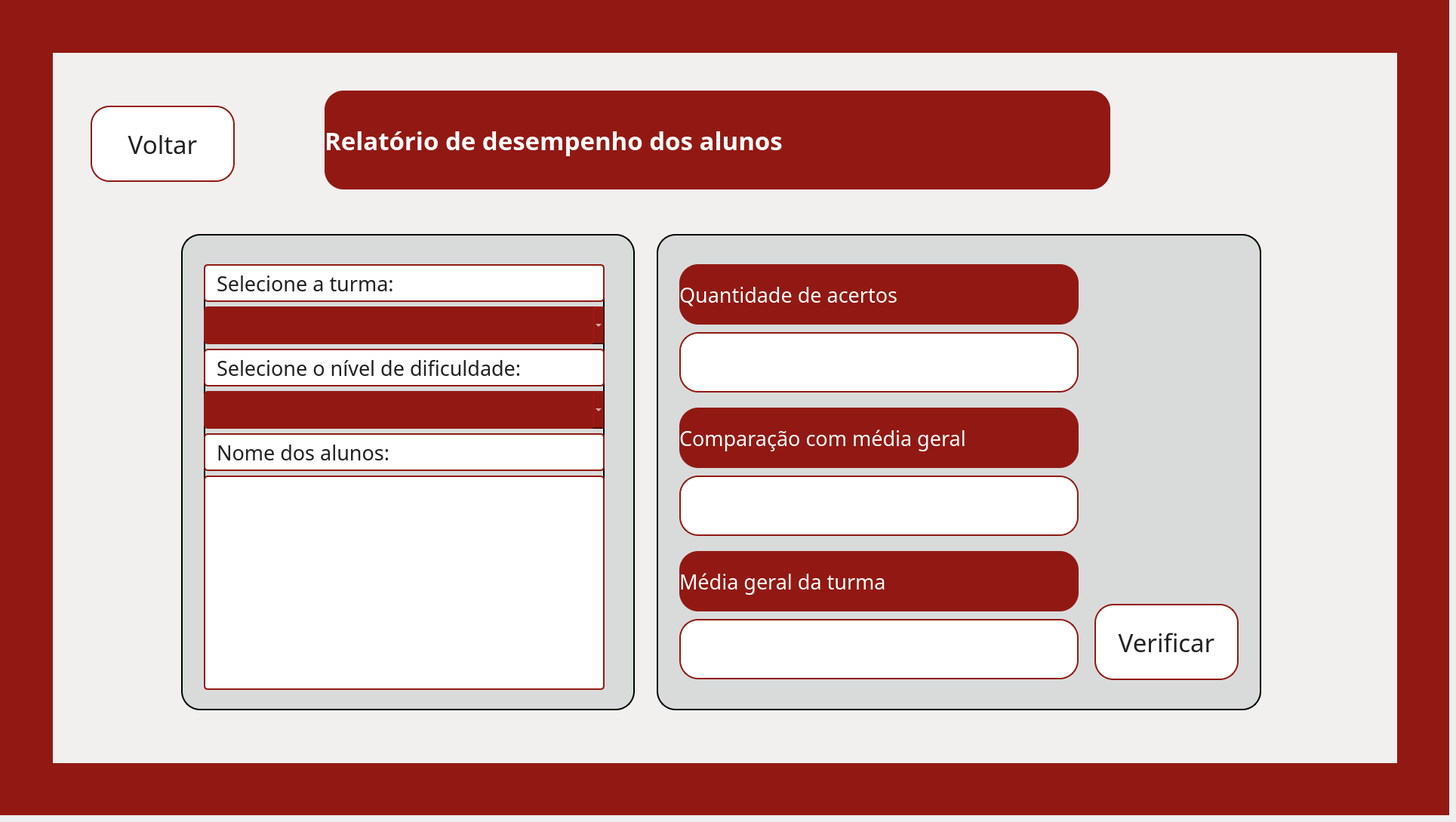
    <widget class="QWidget" name="pg_relatoriogeral">
     <widget class="QWidget" name="fundo_relatorio" native="true">
      <property name="geometry">
       <rect>
        <x>0</x>
        <y>0</y>
        <width>1920</width>
        <height>1080</height>
       </rect>
      </property>
      <property name="styleSheet">
       <string notr="true">background-color: #921913;</string>
      </property>
      <widget class="QWidget" name="container_relatorio" native="true">
       <property name="geometry">
        <rect>
         <x>70</x>
         <y>70</y>
         <width>1781</width>
         <height>941</height>
        </rect>
       </property>
       <property name="styleSheet">
        <string notr="true">background-color: #F2F0EF;
</string>
       </property>
       <widget class="QLabel" name="lbl_titulo_relatorio">
        <property name="geometry">
         <rect>
          <x>360</x>
          <y>50</y>
          <width>1041</width>
          <height>131</height>
         </rect>
        </property>
        <property name="font">
         <font>
          <family>Arbutus Slab</family>
          <pointsize>25</pointsize>
          <weight>75</weight>
          <bold>true</bold>
         </font>
        </property>
        <property name="cursor">
         <cursorShape>ArrowCursor</cursorShape>
        </property>
        <property name="styleSheet">
         <string notr="true">background-color: #921913;
color: white;
border: none;
border-radius: 25px</string>
        </property>
        <property name="text">
         <string>Relatório de desempenho dos alunos</string>
        </property>
        <property name="textFormat">
         <enum>Qt::PlainText</enum>
        </property>
        <property name="wordWrap">
         <bool>true</bool>
        </property>
       </widget>
       <widget class="QLabel" name="lbl_col1_relatorio">
        <property name="geometry">
         <rect>
          <x>10</x>
          <y>0</y>
          <width>471</width>
          <height>491</height>
         </rect>
        </property>
        <property name="styleSheet">
         <string notr="true">border: transparent;
background-color: transparent;</string>
        </property>
        <property name="text">
         <string/>
        </property>
        <property name="pixmap">
         <pixmap>../../assets/images/fundoetec.png</pixmap>
        </property>
        <property name="scaledContents">
         <bool>true</bool>
        </property>
       </widget>
       <widget class="QLabel" name="lbl_col2_relatorio">
        <property name="geometry">
         <rect>
          <x>10</x>
          <y>460</y>
          <width>471</width>
          <height>481</height>
         </rect>
        </property>
        <property name="styleSheet">
         <string notr="true">border: transparent;
background-color: transparent;</string>
        </property>
        <property name="text">
         <string/>
        </property>
        <property name="pixmap">
         <pixmap>../../assets/images/fundoetec.png</pixmap>
        </property>
        <property name="scaledContents">
         <bool>true</bool>
        </property>
       </widget>
       <widget class="QLabel" name="lbl_col3_relatorio">
        <property name="geometry">
         <rect>
          <x>470</x>
          <y>450</y>
          <width>471</width>
          <height>481</height>
         </rect>
        </property>
        <property name="styleSheet">
         <string notr="true">border: transparent;
background-color: transparent;</string>
        </property>
        <property name="text">
         <string/>
        </property>
        <property name="pixmap">
         <pixmap>../../assets/images/fundoetec.png</pixmap>
        </property>
        <property name="scaledContents">
         <bool>true</bool>
        </property>
       </widget>
       <widget class="QFrame" name="frame_card1_relatorio">
        <property name="geometry">
         <rect>
          <x>170</x>
          <y>240</y>
          <width>601</width>
          <height>631</height>
         </rect>
        </property>
        <property name="font">
         <font>
          <pointsize>2</pointsize>
         </font>
        </property>
        <property name="styleSheet">
         <string notr="true">border-radius: 25px;
border: 2px solid black;
background-color: #d9dbdb;</string>
        </property>
        <property name="frameShape">
         <enum>QFrame::NoFrame</enum>
        </property>
        <widget class="QWidget" name="verticalLayoutWidget_2">
         <property name="geometry">
          <rect>
           <x>30</x>
           <y>40</y>
           <width>531</width>
           <height>564</height>
          </rect>
         </property>
         <layout class="QVBoxLayout" name="layout_card1_relatorio">
          <item>
           <widget class="QLabel" name="lbl_dado1_relatorio">
            <property name="minimumSize">
             <size>
              <width>0</width>
              <height>50</height>
             </size>
            </property>
            <property name="maximumSize">
             <size>
              <width>16777215</width>
              <height>50</height>
             </size>
            </property>
            <property name="font">
             <font>
              <family>Arbutus Slab</family>
              <pointsize>20</pointsize>
             </font>
            </property>
            <property name="styleSheet">
             <string notr="true">background-color: white;
color: #222222;
border: 2px solid #921913;
border-radius: 5px;
padding: 0 8px</string>
            </property>
            <property name="text">
             <string>Selecione a turma:</string>
            </property>
           </widget>
          </item>
          <item>
           <widget class="QComboBox" name="comboBox_turma2">
            <property name="minimumSize">
             <size>
              <width>200</width>
              <height>50</height>
             </size>
            </property>
            <property name="font">
             <font>
              <family>Arbutus Slab</family>
              <pointsize>20</pointsize>
             </font>
            </property>
            <property name="styleSheet">
             <string notr="true">QComboBox{
    background-color: #921913;
    border: none;
    border-radius: 5px;
    color: white;
}

QComboBox:hover{
    background-color: #62100d;
}</string>
            </property>
            <property name="currentIndex">
             <number>-1</number>
            </property>
           </widget>
          </item>
          <item>
           <widget class="QLabel" name="lbl_dado2_relatorio">
            <property name="minimumSize">
             <size>
              <width>0</width>
              <height>50</height>
             </size>
            </property>
            <property name="maximumSize">
             <size>
              <width>16777215</width>
              <height>50</height>
             </size>
            </property>
            <property name="font">
             <font>
              <family>Arbutus Slab</family>
              <pointsize>20</pointsize>
             </font>
            </property>
            <property name="styleSheet">
             <string notr="true">background-color: white;
color: #222222;
border: 2px solid #921913;
border-radius: 5px;
padding: 0 8px</string>
            </property>
            <property name="text">
             <string>Selecione o nível de dificuldade:</string>
            </property>
           </widget>
          </item>
          <item>
           <widget class="QComboBox" name="comboBox_modo2">
            <property name="minimumSize">
             <size>
              <width>200</width>
              <height>50</height>
             </size>
            </property>
            <property name="font">
             <font>
              <family>Arbutus Slab</family>
              <pointsize>20</pointsize>
             </font>
            </property>
            <property name="styleSheet">
             <string notr="true">QComboBox{
    background-color: #921913;
    border: none;
    border-radius: 5px;
    color: white;
}

QComboBox:hover{
    background-color: #62100d;
}</string>
            </property>
            <property name="currentIndex">
             <number>-1</number>
            </property>
           </widget>
          </item>
          <item>
           <widget class="QLabel" name="lbl_dado3_relatorio">
            <property name="minimumSize">
             <size>
              <width>0</width>
              <height>50</height>
             </size>
            </property>
            <property name="maximumSize">
             <size>
              <width>16777215</width>
              <height>50</height>
             </size>
            </property>
            <property name="font">
             <font>
              <family>Arbutus Slab</family>
              <pointsize>20</pointsize>
             </font>
            </property>
            <property name="styleSheet">
             <string notr="true">background-color: white;
color: #222222;
border: 2px solid #921913;
border-radius: 5px;
padding: 0 8px</string>
            </property>
            <property name="text">
             <string>Nome dos alunos:</string>
            </property>
           </widget>
          </item>
          <item>
           <widget class="QListWidget" name="lista_alunos2">
            <property name="styleSheet">
             <string notr="true">background-color: white;
color: #222222;
border: 2px solid #921913;
border-radius: 5px;
padding: 0 8px</string>
            </property>
           </widget>
          </item>
         </layout>
        </widget>
       </widget>
       <widget class="QLabel" name="lbl_stat1_relatorio">
        <property name="geometry">
         <rect>
          <x>500</x>
          <y>10</y>
          <width>471</width>
          <height>431</height>
         </rect>
        </property>
        <property name="styleSheet">
         <string notr="true">border: transparent;
background-color: transparent;</string>
        </property>
        <property name="text">
         <string/>
        </property>
        <property name="pixmap">
         <pixmap>../../assets/images/fundoetec.png</pixmap>
        </property>
        <property name="scaledContents">
         <bool>true</bool>
        </property>
       </widget>
       <widget class="QLabel" name="lbl_stat2_relatorio">
        <property name="geometry">
         <rect>
          <x>940</x>
          <y>0</y>
          <width>471</width>
          <height>481</height>
         </rect>
        </property>
        <property name="styleSheet">
         <string notr="true">border: transparent;
background-color: transparent;</string>
        </property>
        <property name="text">
         <string/>
        </property>
        <property name="pixmap">
         <pixmap>../../assets/images/fundoetec.png</pixmap>
        </property>
        <property name="scaledContents">
         <bool>true</bool>
        </property>
       </widget>
       <widget class="QLabel" name="lbl_stat3_relatorio">
        <property name="geometry">
         <rect>
          <x>1330</x>
          <y>10</y>
          <width>471</width>
          <height>481</height>
         </rect>
        </property>
        <property name="styleSheet">
         <string notr="true">border: transparent;
background-color: transparent;</string>
        </property>
        <property name="text">
         <string/>
        </property>
        <property name="pixmap">
         <pixmap>../../assets/images/fundoetec.png</pixmap>
        </property>
        <property name="scaledContents">
         <bool>true</bool>
        </property>
       </widget>
       <widget class="QLabel" name="lbl_stat4_relatorio">
        <property name="geometry">
         <rect>
          <x>1780</x>
          <y>820</y>
          <width>471</width>
          <height>481</height>
         </rect>
        </property>
        <property name="styleSheet">
         <string notr="true">border: transparent;
background-color: transparent;</string>
        </property>
        <property name="text">
         <string/>
        </property>
        <property name="pixmap">
         <pixmap>../../assets/images/fundoetec.png</pixmap>
        </property>
        <property name="scaledContents">
         <bool>true</bool>
        </property>
       </widget>
       <widget class="QLabel" name="lbl_subtitulo_relatorio">
        <property name="geometry">
         <rect>
          <x>940</x>
          <y>460</y>
          <width>471</width>
          <height>481</height>
         </rect>
        </property>
        <property name="styleSheet">
         <string notr="true">border: transparent;
background-color: transparent;</string>
        </property>
        <property name="text">
         <string/>
        </property>
        <property name="pixmap">
         <pixmap>../../assets/images/fundoetec.png</pixmap>
        </property>
        <property name="scaledContents">
         <bool>true</bool>
        </property>
       </widget>
       <widget class="QFrame" name="frame_card2_relatorio">
        <property name="geometry">
         <rect>
          <x>800</x>
          <y>240</y>
          <width>801</width>
          <height>631</height>
         </rect>
        </property>
        <property name="styleSheet">
         <string notr="true">border-radius: 25px;
border: 2px solid black;
background-color: #d9dbdb;</string>
        </property>
        <property name="frameShape">
         <enum>QFrame::NoFrame</enum>
        </property>
        <widget class="QLabel" name="lbl_acertos2">
         <property name="geometry">
          <rect>
           <x>30</x>
           <y>130</y>
           <width>529</width>
           <height>80</height>
          </rect>
         </property>
         <property name="minimumSize">
          <size>
           <width>0</width>
           <height>80</height>
          </size>
         </property>
         <property name="maximumSize">
          <size>
           <width>16777215</width>
           <height>80</height>
          </size>
         </property>
         <property name="font">
          <font>
           <family>Arbutus Slab</family>
           <pointsize>20</pointsize>
          </font>
         </property>
         <property name="styleSheet">
          <string notr="true">background-color: white;
color: #222222;
border: 2px solid #921913;
border-radius: 25px;
padding: 0 18px</string>
         </property>
         <property name="text">
          <string/>
         </property>
        </widget>
        <widget class="QLabel" name="lbl_turma1_relatorio">
         <property name="geometry">
          <rect>
           <x>30</x>
           <y>40</y>
           <width>529</width>
           <height>80</height>
          </rect>
         </property>
         <property name="minimumSize">
          <size>
           <width>0</width>
           <height>80</height>
          </size>
         </property>
         <property name="maximumSize">
          <size>
           <width>16777215</width>
           <height>50</height>
          </size>
         </property>
         <property name="font">
          <font>
           <family>Arbutus Slab</family>
           <pointsize>20</pointsize>
          </font>
         </property>
         <property name="styleSheet">
          <string notr="true">background-color: #921913;
color: white;
border: none;
border-radius: 25px</string>
         </property>
         <property name="text">
          <string>Quantidade de acertos</string>
         </property>
        </widget>
        <widget class="QLabel" name="lbl_comparacaomedia">
         <property name="geometry">
          <rect>
           <x>30</x>
           <y>320</y>
           <width>529</width>
           <height>80</height>
          </rect>
         </property>
         <property name="minimumSize">
          <size>
           <width>0</width>
           <height>80</height>
          </size>
         </property>
         <property name="maximumSize">
          <size>
           <width>16777215</width>
           <height>50</height>
          </size>
         </property>
         <property name="font">
          <font>
           <family>Arbutus Slab</family>
           <pointsize>20</pointsize>
          </font>
         </property>
         <property name="styleSheet">
          <string notr="true">background-color: white;
color: #222222;
border: 2px solid #921913;
border-radius: 25px;
padding: 0 18px</string>
         </property>
         <property name="text">
          <string/>
         </property>
        </widget>
        <widget class="QLabel" name="lbl_turma2_relatorio">
         <property name="geometry">
          <rect>
           <x>30</x>
           <y>230</y>
           <width>529</width>
           <height>80</height>
          </rect>
         </property>
         <property name="minimumSize">
          <size>
           <width>0</width>
           <height>80</height>
          </size>
         </property>
         <property name="maximumSize">
          <size>
           <width>16777215</width>
           <height>50</height>
          </size>
         </property>
         <property name="font">
          <font>
           <family>Arbutus Slab</family>
           <pointsize>20</pointsize>
          </font>
         </property>
         <property name="styleSheet">
          <string notr="true">background-color: #921913;
color: white;
border: none;
border-radius: 25px</string>
         </property>
         <property name="text">
          <string>Comparação com média geral</string>
         </property>
        </widget>
        <widget class="QLabel" name="lbl_mediaturma">
         <property name="geometry">
          <rect>
           <x>30</x>
           <y>510</y>
           <width>529</width>
           <height>80</height>
          </rect>
         </property>
         <property name="minimumSize">
          <size>
           <width>0</width>
           <height>80</height>
          </size>
         </property>
         <property name="maximumSize">
          <size>
           <width>16777215</width>
           <height>50</height>
          </size>
         </property>
         <property name="font">
          <font>
           <family>Arbutus Slab</family>
           <pointsize>20</pointsize>
          </font>
         </property>
         <property name="styleSheet">
          <string notr="true">background-color: white;
color: #222222;
border: 2px solid #921913;
border-radius: 25px;
padding: 0 18px</string>
         </property>
         <property name="text">
          <string/>
         </property>
        </widget>
        <widget class="QLabel" name="lbl_turma3_relatorio">
         <property name="geometry">
          <rect>
           <x>30</x>
           <y>420</y>
           <width>529</width>
           <height>80</height>
          </rect>
         </property>
         <property name="minimumSize">
          <size>
           <width>0</width>
           <height>80</height>
          </size>
         </property>
         <property name="maximumSize">
          <size>
           <width>16777215</width>
           <height>50</height>
          </size>
         </property>
         <property name="font">
          <font>
           <family>Arbutus Slab</family>
           <pointsize>20</pointsize>
          </font>
         </property>
         <property name="styleSheet">
          <string notr="true">background-color: #921913;
color: white;
border: none;
border-radius: 25px</string>
         </property>
         <property name="text">
          <string>Média geral da turma</string>
         </property>
        </widget>
        <widget class="QLabel" name="lbl_turma4_relatorio">
         <property name="geometry">
          <rect>
           <x>-60</x>
           <y>620</y>
           <width>471</width>
           <height>81</height>
          </rect>
         </property>
         <property name="styleSheet">
          <string notr="true">border: transparent;
background-color: transparent;</string>
         </property>
         <property name="text">
          <string/>
         </property>
         <property name="pixmap">
          <pixmap>../../assets/images/fundoetec.png</pixmap>
         </property>
         <property name="scaledContents">
          <bool>true</bool>
         </property>
        </widget>
        <widget class="QPushButton" name="btn_verificar">
         <property name="geometry">
          <rect>
           <x>580</x>
           <y>490</y>
           <width>191</width>
           <height>101</height>
          </rect>
         </property>
         <property name="font">
          <font>
           <family>Arbutus Slab</family>
           <pointsize>25</pointsize>
          </font>
         </property>
         <property name="styleSheet">
          <string notr="true">background-color: white;
border: 2px solid #921913;
border-radius: 25px;
color: #222222;
padding: 0 18px</string>
         </property>
         <property name="text">
          <string>Verificar</string>
         </property>
        </widget>
       </widget>
       <widget class="QLabel" name="lbl_rodape_relatorio">
        <property name="geometry">
         <rect>
          <x>1310</x>
          <y>460</y>
          <width>471</width>
          <height>481</height>
         </rect>
        </property>
        <property name="styleSheet">
         <string notr="true">border: transparent;
background-color: transparent;</string>
        </property>
        <property name="text">
         <string/>
        </property>
        <property name="pixmap">
         <pixmap>../../assets/images/fundoetec.png</pixmap>
        </property>
        <property name="scaledContents">
         <bool>true</bool>
        </property>
       </widget>
       <widget class="QPushButton" name="btn_voltarpararanking_2">
        <property name="geometry">
         <rect>
          <x>50</x>
          <y>70</y>
          <width>191</width>
          <height>101</height>
         </rect>
        </property>
        <property name="font">
         <font>
          <family>Arbutus Slab</family>
          <pointsize>25</pointsize>
         </font>
        </property>
        <property name="styleSheet">
         <string notr="true">background-color: white;
border: 2px solid #921913;
border-radius: 25px;
color: #222222;
padding: 0 18px</string>
        </property>
        <property name="text">
         <string>Voltar</string>
        </property>
       </widget>
       <zorder>lbl_col2_relatorio</zorder>
       <zorder>lbl_col1_relatorio</zorder>
       <zorder>lbl_stat1_relatorio</zorder>
       <zorder>lbl_rodape_relatorio</zorder>
       <zorder>lbl_stat2_relatorio</zorder>
       <zorder>lbl_stat3_relatorio</zorder>
       <zorder>lbl_titulo_relatorio</zorder>
       <zorder>lbl_col3_relatorio</zorder>
       <zorder>frame_card1_relatorio</zorder>
       <zorder>lbl_stat4_relatorio</zorder>
       <zorder>lbl_subtitulo_relatorio</zorder>
       <zorder>frame_card2_relatorio</zorder>
       <zorder>btn_voltarpararanking_2</zorder>
      </widget>
     </widget>
    </widget>
